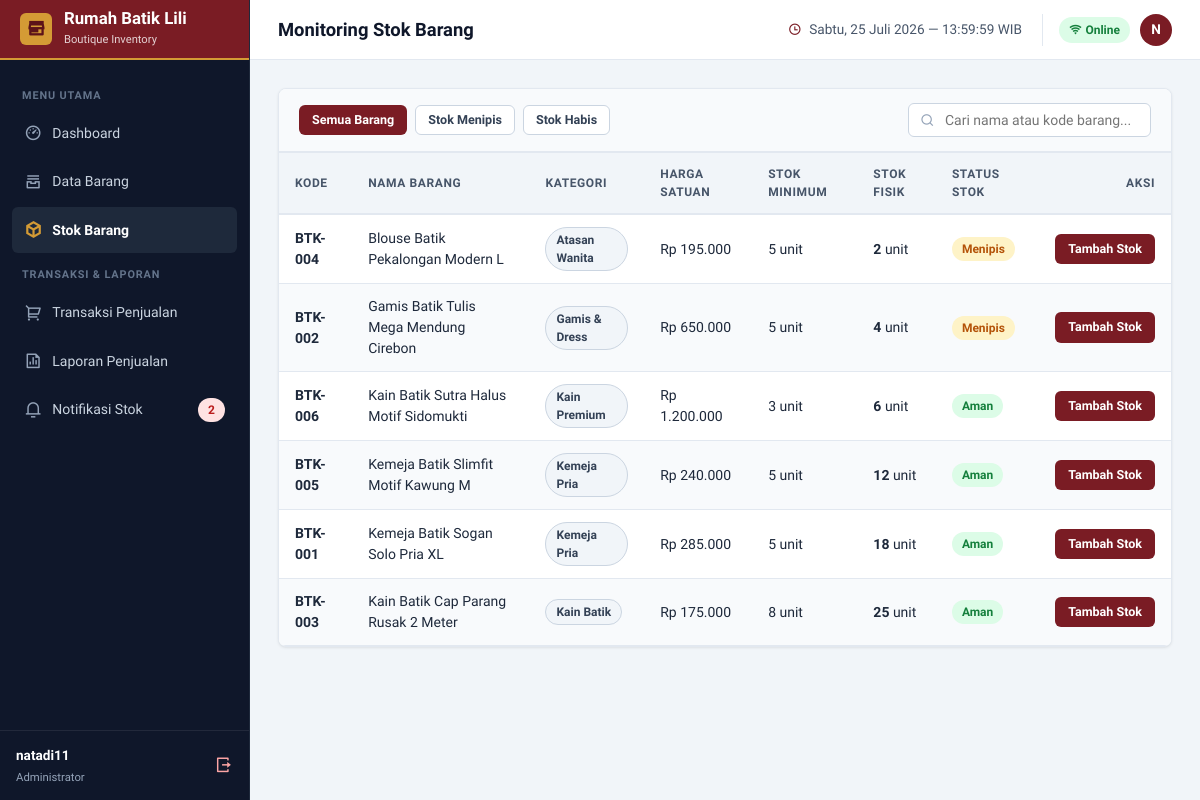
/stok (signed in), run on an earlier commit of the app's database.
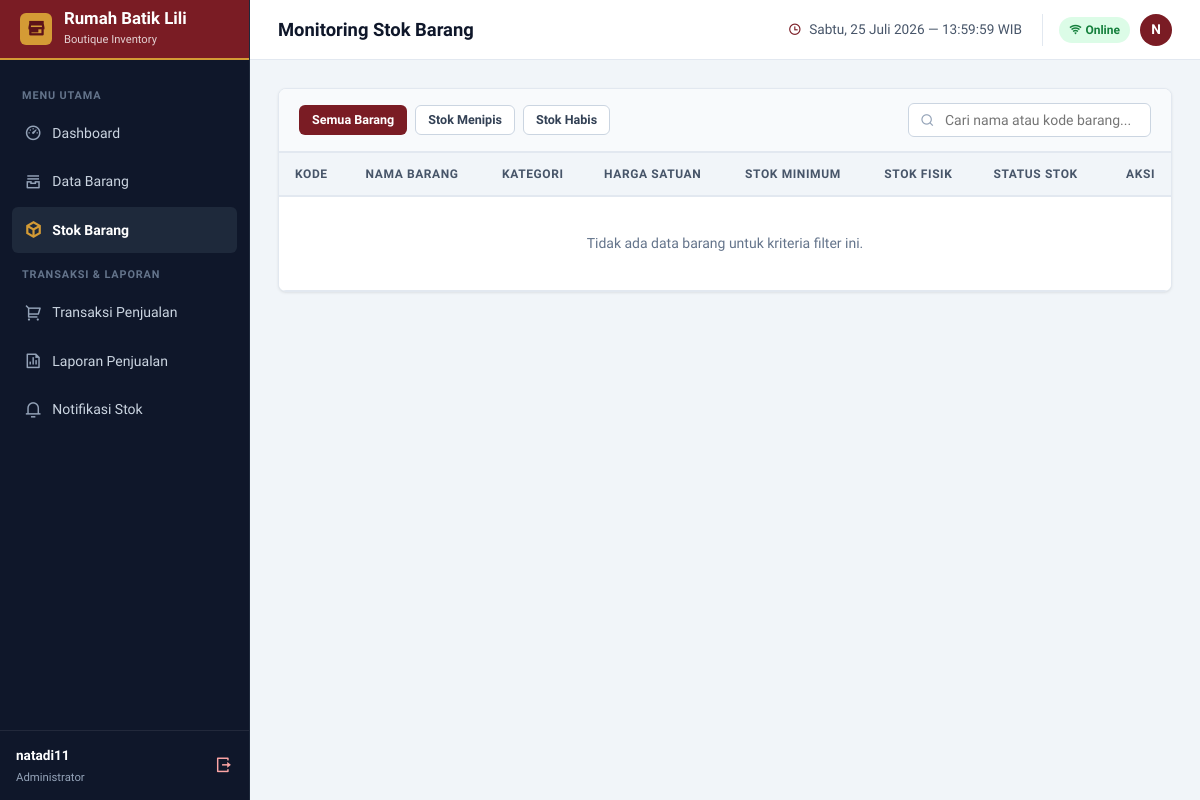
And on a later commit of the database.
### tables this page shows
CREATE TABLE barang (
                id INTEGER PRIMARY KEY AUTOINCREMENT,
                kode_barang TEXT UNIQUE NOT NULL,
                nama_barang TEXT NOT NULL,
                kategori TEXT NOT NULL,
                harga_jual REAL NOT NULL,
                stok INTEGER NOT NULL DEFAULT 0,
                stok_minimum INTEGER NOT NULL DEFAULT 5,
                created_at DATETIME DEFAULT CURRENT_TIMESTAMP
            , ukuran TEXT DEFAULT 'All Size');

### app.py (the view)
@app.route('/stok')
@login_required
def data_stok():
    filter_status = request.args.get('status', 'semua')
    db = get_db()
    cursor = db.cursor()
    if filter_status == 'habis':
        cursor.execute('SELECT * FROM barang WHERE stok = 0 ORDER BY nama_barang ASC')
    elif filter_status == 'menipis':
        cursor.execute('SELECT * FROM barang WHERE stok > 0 AND stok <= stok_minimum ORDER BY stok ASC')
    else:
        cursor.execute('SELECT * FROM barang ORDER BY stok ASC')
    barang_stok = cursor.fetchall()
    return render_template('stok.html', barang_stok=barang_stok, current_filter=filter_status)

### app.py (called while the page is built)
def get_db():
    if 'db' not in g:
        g.db = sqlite3.connect(DB_PATH)
        g.db.row_factory = sqlite3.Row
    return g.db

@app.context_processor
def inject_notifications():
    if 'user_id' in session:
        db = get_db()
        cursor = db.cursor()
        cursor.execute('SELECT COUNT(*) as count FROM barang WHERE stok <= stok_minimum')
        low_stock_count = cursor.fetchone()['count']
        return dict(low_stock_count=low_stock_count)
    return dict(low_stock_count=0)

def login_required(f):
    @wraps(f)
    def decorated_function(*args, **kwargs):
        if 'user_id' not in session:
            flash('Silakan login terlebih dahulu untuk mengakses sistem.', 'warning')
            return redirect(url_for('login'))
        return f(*args, **kwargs)
    return decorated_function

### templates/stok.html (shortened to what this page needs)
{% extends "base.html" %}
{% block page_title %}Monitoring Stok Barang{% endblock %}
{% block content %}
<div class="card-box">
    <div class="card-box-header">
        <div style="display: flex; gap: 8px;">
            <a href="{{ url_for('data_stok', status='semua') }}" class="btn-action {% if current_filter == 'semua' %}btn-action-primary{% else %}btn-action-outline{% endif %} btn-action-sm">
                Semua Barang
            </a>
            <a href="{{ url_for('data_stok', status='menipis') }}" class="btn-action {% if current_filter == 'menipis' %}btn-action-primary{% else %}btn-action-outline{% endif %} btn-action-sm">
                Stok Menipis
            </a>
            <a href="{{ url_for('data_stok', status='habis') }}" class="btn-action {% if current_filter == 'habis' %}btn-action-primary{% else %}btn-action-outline{% endif %} btn-action-sm">
                Stok Habis
            </a>
        </div>
        <div class="search-wrap">
            <i class="ri-search-line"></i>
            <input type="text" class="form-control-box" placeholder="Cari nama atau kode barang..." data-table-search="tableStok">
        </div>
    </div>
    <div class="table-responsive">
        <table class="table-grid" id="tableStok">
            <thead>
                <tr>
                    <th>Kode</th>
                    <th>Nama Barang</th>
                    <th>Kategori</th>
                    <th>Harga Satuan</th>
                    <th>Stok Minimum</th>
                    <th>Stok Fisik</th>
                    <th>Status Stok</th>
                    <th style="text-align: right;">Aksi</th>
                </tr>
            </thead>
            <tbody>
                {% for b in barang_stok %}
                    <tr>
                        <td><strong>{{ b.kode_barang }}</strong></td>
                        <td>{{ b.nama_barang }}</td>
                        <td><span class="badge-pill badge-pill-info">{{ b.kategori }}</span></td>
                        <td>Rp {{ "{:,.0f}".format(b.harga_jual).replace(',', '.') }}</td>
                        <td>{{ b.stok_minimum }} unit</td>
                        <td><strong>{{ b.stok }}</strong> unit</td>
                        <td>
                            {% if b.stok == 0 %}
                                <span class="badge-pill badge-pill-danger">Habis</span>
                            {% elif b.stok <= b.stok_minimum %}
                                <span class="badge-pill badge-pill-warning">Menipis</span>
                            {% else %}
                                <span class="badge-pill badge-pill-success">Aman</span>
                            {% endif %}
                        </td>
                        <td style="text-align: right;">
                            <a href="{{ url_for('tambah_stok', id=b.id) }}" class="btn-action btn-action-primary btn-action-sm">
                                Tambah Stok
                            </a>
                        </td>
                    </tr>
                {% else %}
                    <tr>
                        <td colspan="8" style="text-align: center; color: var(--slate-500); padding: 36px;">
                            Tidak ada data barang untuk kriteria filter ini.
                        </td>
                    </tr>
                {% endfor %}
            </tbody>
        </table>
    </div>
</div>
{% endblock %}

What changed in the data, as far as the page shows it:
removed barang: kode_barang "BTK-004", nama_barang "Blouse Batik Pekalongan Modern L", kategori "Atasan Wanita", harga_jual "195.000", stok_minimum "5", stok "2", shows "Menipis"
removed barang: kode_barang "BTK-002", nama_barang "Gamis Batik Tulis Mega Mendung Cirebon", kategori "Gamis & Dress", harga_jual "650.000", stok_minimum "5", stok "4", shows "Menipis"
removed barang: kode_barang "BTK-006", nama_barang "Kain Batik Sutra Halus Motif Sidomukti", kategori "Kain Premium", harga_jual "1.200.000", stok_minimum "3", stok "6", shows "Aman"
removed barang: kode_barang "BTK-005", nama_barang "Kemeja Batik Slimfit Motif Kawung M", kategori "Kemeja Pria", harga_jual "240.000", stok_minimum "5", stok "12", shows "Aman"
removed barang: kode_barang "BTK-001", nama_barang "Kemeja Batik Sogan Solo Pria XL", kategori "Kemeja Pria", harga_jual "285.000", stok_minimum "5", stok "18", shows "Aman"
removed barang: kode_barang "BTK-003", nama_barang "Kain Batik Cap Parang Rusak 2 Meter", kategori "Kain Batik", harga_jual "175.000", stok_minimum "8", stok "25", shows "Aman"
Also different on the page:
{{ low_stock_count }}: "2" → (not shown)
text now shown: "Tidak ada data barang untuk kriteria filter ini."
